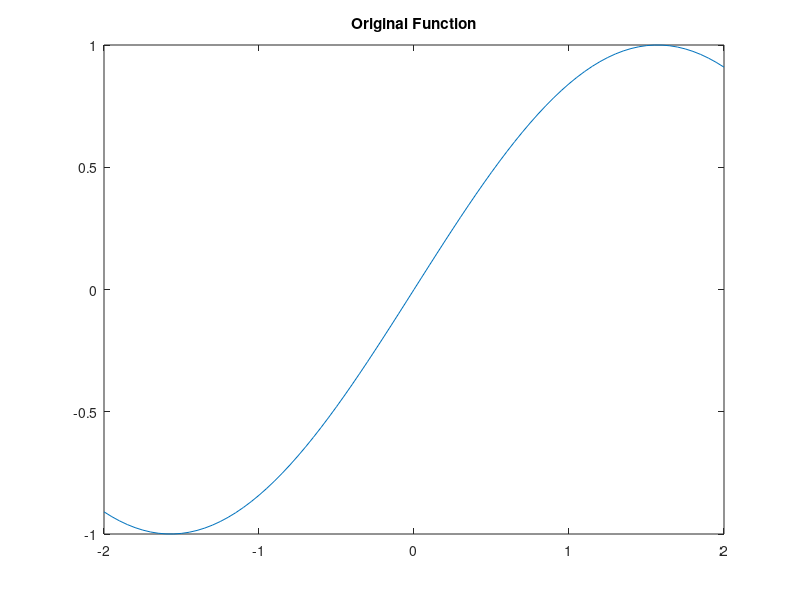

The MATLAB script that drew this image: (Note: this script raises an error after producing the figure.)
% Konstantinos Letros 8851
% Optimization Techniques
% The Project - Parameters Estimation
% Parameters Estimation using Genetic Algorithm

%% Clean the screen

clc
clear
close all;
format long;

tic
%% Function to be estimated

% Intput Vector: u
f = @(u) sin(u(1));
U=-2:0.05:2;
plot(U,arrayfun(f,U))
title("Original Function")
pause(0.01);

%% Initialization

% Number of Chromosomes in every Population
chromeNum = 50;

% Number of Gaussians in every Chromosome
gaussiansNum = 15;

% Number of generations until termination
generationsNum = 500;

% Initialize Population of Chromosomes
% population(gaussian_i,parameter_j,chromosome_k)
population = initPopulation(gaussiansNum,chromeNum);
fitnessPop = fitnessEvaluation(population,f);

% Keep track of the fittest chromosome
fittest = zeros(generationsNum,1);
fittest(1) = max(fitnessPop);
fprintf("Generation 1 \nCurrent Fittest Evaluation: %f \n",fittest(1))

% Crossover decay through generations
decayFun = @(mag,gen) mag*exp(2*(1-gen)/generationsNum);

%% Genetic Algorithm

% Count number of generations
generations = 1;

while generations <= generationsNum
    
    % Keep the previous population
    prevPopulation = population;
    
    % Selection
    population = selectionProcess(population,fitnessPop);
    
    % Crossover - Crossover Parameter = 80%
    population = crossoverProcess(population,0.80);%decayFun(0.80,generations));
    
    % Mutation - Mutation Parameter = 20%
    population = mutationProcess(population,0.20);%decayFun(0.01,generations));
    
    % Elitism - Rate of Chromosomes to be passed directly = 5%
    population = elitismProcess(population,prevPopulation,fitnessPop,0.05);
    
    % Fitness Evaluation
    fitnessPop = fitnessEvaluation(population,f);
    
    % Print Progress Message
    fittest(generations) = max(fitnessPop);
    if mod(generations,generationsNum/10) == 0
        fprintf("Generation %d \nCurrent Fittest Evaluation: %f \n",...
            generations,fittest(generations))
    end
    
    % Count number of generations
    generations = generations + 1;
    
end

%% Results

% Best chromosome of the final population
[~,bestIdx] = max(fitnessPop);
optimalChromosome = population(:,:,bestIdx);
fprintf("\nFitness of the best chromosome: %f \n", fitnessPop(bestIdx) )

% Plot Function Estimation
f_hat = @(u) ObjectiveFuncEstim(u,optimalChromosome);
figure
plot(U,arrayfun(f_hat,U))
title("Estimated Function")
axis tight

% Plot Fittest Chromosome's history
figure
plot(1:generationsNum,fittest)
title('Fittest Chromosome - Fitness Evaluation through Generations')
xlabel('Generations')
ylabel('Fitness Evaluation')

U1 = [-2,0.0012,2];
MSE = sum((arrayfun(f_hat,U1)-arrayfun(f,U1)).^2)/length(U1);
fprintf("Mean Square Error: %f \n",MSE);

toc

%% Functions

%% Initialize Population

function chrom = initPopulation(gaussiansNumber,chromeNumber)

% 3 Genes for each Gaussian
% Magnitude, Center, Std
geneNumber = 3;

% Random Initialize Population of Chromosomes
% Every chromosome includes several genes (gaussians)
% All Parameters initialized in [-4,4]
chrom = rand([gaussiansNumber,geneNumber,chromeNumber])*8-4;

end

%% Fittness Evaulation

% terminate the Genetic Algorithm after a specific event
function fitChrome = fitnessEvaluation(population,f)

% Dataset to be used
U = -2:0.001:2;

fitChrome = zeros(size(population,3),1);

% For every input set of inputs (u1,u2) in the Dataset calculate fitness of the chromosome i
for i = 1:size(population,3)
    for u1 = U
        fitChrome(i) = fitChrome(i) + fitnessCalc(f,[u1],population(:,:,i));
    end
end

%%%%%%%%%%%%%%%%%%%%%%%%%%%%%%%%%%%%%%%%%%%%%%%%
fitChrome = fitChrome/length(U);
%%%%%%%%%%%%%%%%%%%%%%%%%%%%%%%%%%%%%%%%%%%%%%%%

end

%% Selection Proccess
% Roulette Wheel Selection
function newPopulation = selectionProcess(population,fitnessPop)

newPopulation = zeros(size(population));

counter = 1;

% Choose Chromosomes to survive
while counter <= size(newPopulation,3)
    
    % Split probabilities into segments
    % Ex: Segment 1 : [0,prob(1)]
    %     Segment 2 : [prob(1),prob(2)] etc.
    prob = length(fitnessPop);
    for i = 1:length(fitnessPop)
        prob(i) = sum(fitnessPop(1:i))/sum(fitnessPop);
    end
    
    % Generate a random number
    randNum = rand;
    
    % Choose which chromosome survives depending
    % on which segment includes the random number
    for index = 1 : length(fitnessPop)
        if prob(index)>=randNum
            break;
        end
    end
    
    % Pass the "lucky" chromosome to the next step
    newPopulation(:,:,counter) = population(:,:,index);
    
    counter = counter + 1;
    
end

end

%% Crossover Proccess
function newPopulation = crossoverProcess(population,crossParam)


offspring = population;

counter = 1;

while counter <= size(offspring,3)
    
    prob = rand;
    
    if prob < crossParam
        
        % Choose 2 parent-chromosomes randomly
        parents = population(:,:,randi([1,size(population,3)],2,1));
        
        % Choose position of gene (gaussian) exchange randomly
        crossPos = randi([1,size(population,1)-1]);
        
        % ie. parent1   = [gene11; gene12; gene13]
        %     parent2   = [gene21; gene22; gene23]
        %     crossPos  = 2
        %     offspring = [gene11; gene12; gene23]
        offspring(:,:,counter) = [parents(1:crossPos,:,1);parents(crossPos+1:end,:,2)];
        
    end
    
    counter = counter + 1;
    
end

% Shuffle the population
idx = randperm(size(population,3));
newPopulation = offspring(:,:,idx);

end


%% Mutation Process
function newPopulation = mutationProcess(population,mutParam)

newPopulation = population;

counter = 1;

while counter <= size(population,3)
    
    prob = rand;
    
    if prob < mutParam
        
        % Random Gene's Position
        randGenePos = randi([1,size(population,2)]);
        
        % New Random Gene ~ Normal Distribution
        newGene = randn(size(population,2),1)*2;
        
        % Random Gene Mutation
        newPopulation(randGenePos,:,counter) = newGene';
    end
    
    counter = counter + 1;
    
end


end

%% Elitism Process
function newPopulation = elitismProcess(population,prevPopulation,fitnessPop,elitParam)

newPopulation = population;
[~,Idx] = sort(fitnessPop,'descend');
for i = 1 : ceil(elitParam*size(population,3))
    newPopulation(:,:,Idx(end+1-i))= prevPopulation(:,:,Idx(i));
end

end


%% Other Functions

% Fitness Function
%[Objective Function: f, Input Vector: u, Parameter's Matrix: chromosome]
function fit = fitnessCalc(f,u,chromosome)

% Choose fittness function formula - normalized
% fitnessFunc = @(x) 1 / (1+abs(x));
fitnessFunc = @(x) 1 / (1+x.^2);

f_hat = ObjectiveFuncEstim(u,chromosome);

% Substruct target function to get the error
error = f_hat - f(u);

fit = fitnessFunc(error);

end

% Objective Function Estimation
% [Input: u , Parameter's Matrix: chromosome]
function func = ObjectiveFuncEstim(u,chromosome)

% Every row of has 3 genes - gaussian Parameters
G = @(gauss) gauss(1)*exp(-(u(1)-gauss(2))^2/(2*gauss(3)^2));

func = 0;
% Add all Gaussians
for i = 1:size(chromosome,1)
    func = func + G(chromosome(i,:));
end

end